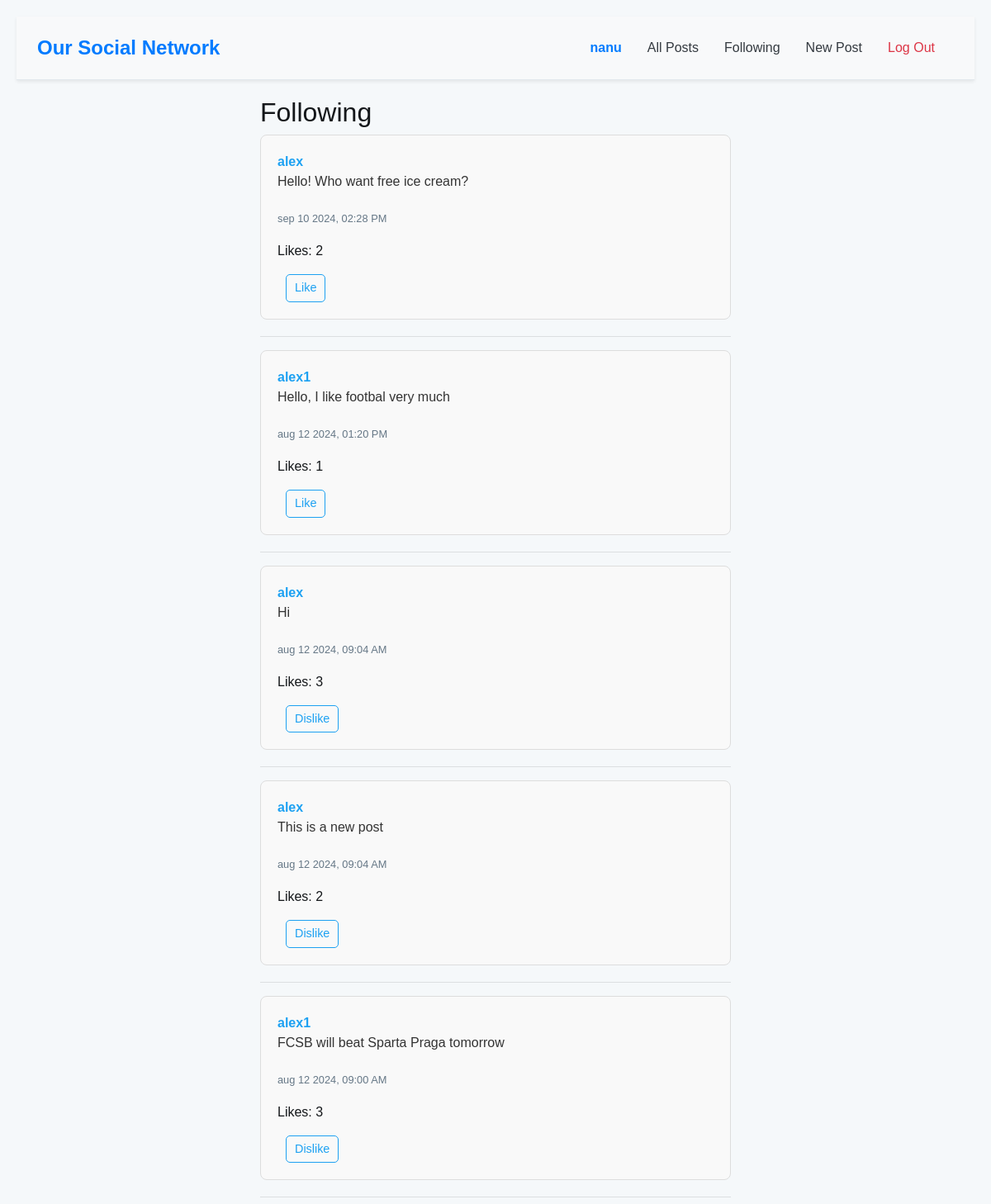
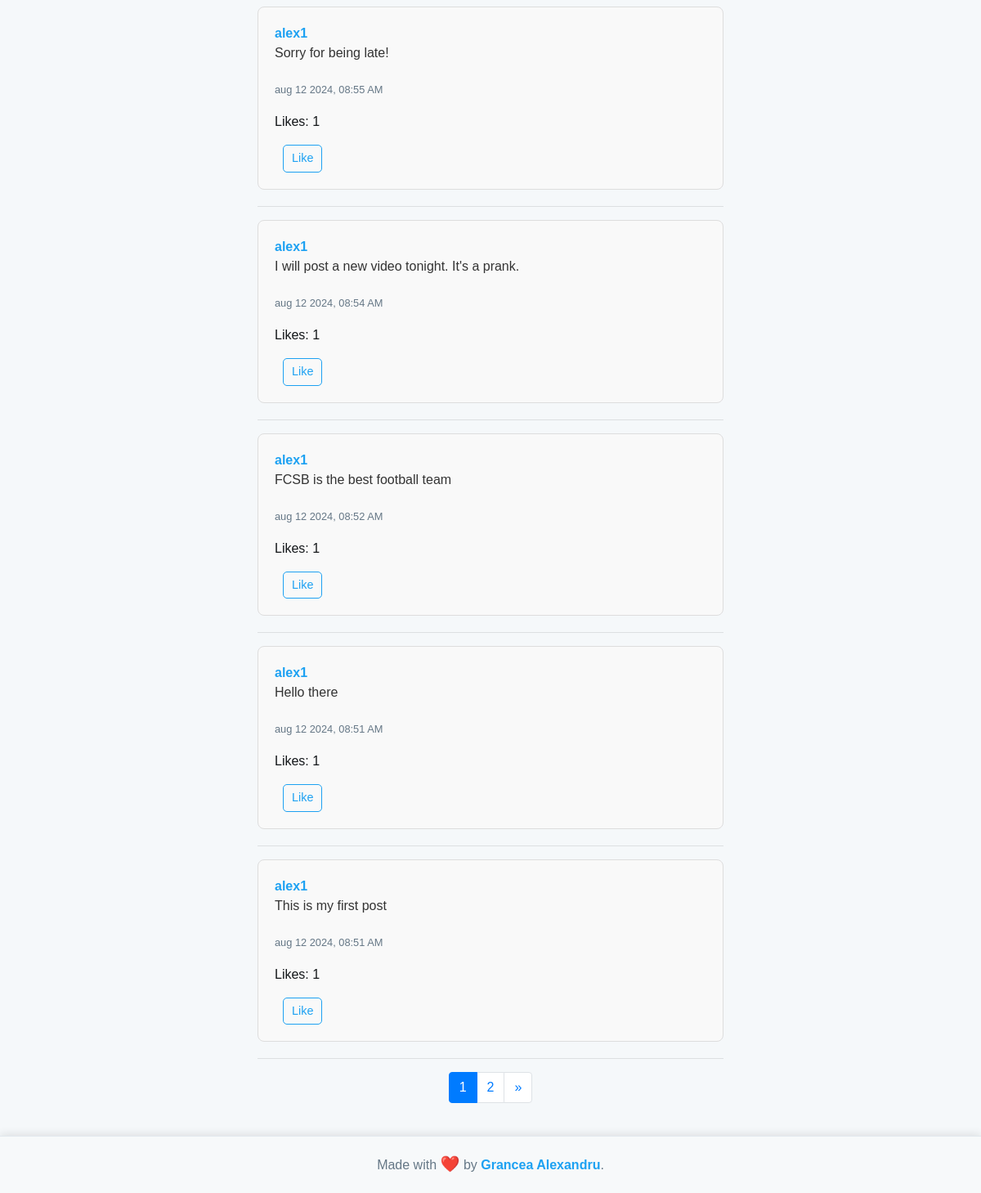
The app's page /following (signed in) with its own data (2 pictures, top to bottom).
### network/models.py (models this page shows, shortened)
class User(AbstractUser):
    followers = models.ManyToManyField("self", blank=True, symmetrical=False, related_name="following")

class Post(models.Model):
    user = models.ForeignKey(User, on_delete=models.CASCADE, related_name="posts")
    content = models.TextField(blank=True)
    timestamp = models.DateTimeField(auto_now_add=True)
    likes = models.ManyToManyField(User, related_name="liked_posts")

### network/views.py (the view)
# urls.py: path('following', views.following, name='following'),
@login_required
def following(request):
    user = request.user
    following = user.following.all()
    posts = Post.objects.filter(user__in=following).order_by('-timestamp')
    paginator = Paginator(posts, 10)
    page_number = request.GET.get('page')
    page_obj = paginator.get_page(page_number)
    return render(request, 'network/following.html', {
        'page_obj': page_obj
    })

### network/templates/network/following.html (shortened to what this page needs)
{% extends "network/layout.html" %}
{% block body %}
    <h2>Following</h2>
    {% for post in page_obj %}
        <div class="post" id="post-{{ post.id }}">
            <a href="{% url 'profile' post.user.username %}">{{ post.user }}</a>
            <p class="post-content">{{ post.content }}</p>
            <p><small>{{ post.timestamp|date:"b d Y, h:i A" }}</small></p>
            <p class="likes-count">Likes: {{ post.likes.count }}</p>
             {% if user.is_authenticated %}
                {% if request.user in post.likes.all %}
                    <button class="btn btn-sm btn-outline-primary like-btn" data-post-id="{{ post.id }}">Dislike</button>
                {% else %}
                    <button class="btn btn-sm btn-outline-primary like-btn" data-post-id="{{ post.id }}">Like</button>
                {% endif %}
            {% endif %}
        </div>
        <hr>
    {% endfor %}
    <nav aria-label="Page navigation">
        <ul class="pagination justify-content-center">
            {% for num in page_obj.paginator.page_range %}
                <li class="page-item {% if page_obj.number == num %}active{% endif %}">
                    <a class="page-link" href="?page={{ num }}">{{ num }}</a>
                </li>
            {% endfor %}
            {% if page_obj.has_next %}
                <li class="page-item">
                    <a class="page-link" href="?page={{ page_obj.next_page_number }}" aria-label="Next">
                        <span aria-hidden="true">&raquo;</span>
                    </a>
                </li>
            {% endif %}
        </ul>
    </nav>
{% endblock %}

### network/templates/network/layout.html (shortened to what this page needs)
{% load static %}
<!DOCTYPE html>
<html lang="en">
    <head>
        <link rel="stylesheet" href="https://stackpath.bootstrapcdn.com/bootstrap/4.4.1/css/bootstrap.min.css">
        <link href="{% static 'network/styles.css' %}" rel="stylesheet">
    </head>
    <body>
        <div class="main-content">
            <nav class="navbar navbar-expand-lg navbar-light bg-light shadow-sm">
                <div class="container">
                    <a class="navbar-brand font-weight-bold text-primary" href="#">Our Social Network</a>
                    <div class="collapse navbar-collapse" id="navbarNav">
                        <ul class="navbar-nav ml-auto">
                            {% if user.is_authenticated %}
                                <li class="nav-item">
                                    <a class="nav-link font-weight-bold text-primary" href="{% url 'profile' user.username %}">{{ user.username }}</a>
                                </li>
                            {% endif %}
                            <li class="nav-item">
                                <a class="nav-link text-dark" href="{% url 'index' %}">All Posts</a>
                            </li>
                            {% if user.is_authenticated %}
                                <li class="nav-item">
                                    <a class="nav-link text-dark" href="{% url 'following' %}">Following</a>
                                </li>
                                <li class="nav-item">
                                    <a class="nav-link text-dark" href="{% url 'new_post' %}">New Post</a>
                                </li>
                                <li class="nav-item">
                                    <a class="nav-link text-danger" href="{% url 'logout' %}">Log Out</a>
                                </li>
                            {% endif %}
                        </ul>
                    </div>
                </div>
            </nav>
            <div class="body">
                {% block body %}
                {% endblock %}
            </div>
        </div>
        <footer class="footer">
            Made with <span class="heart">❤️</span> by <a href="#">Grancea Alexandru</a>.
        </footer>
    </body>
</html>

### network/static/network/styles.css (style rules this page uses)
body { font-family: 'Arial', sans-serif; background-color: #f5f8fa; color: #14171a; margin: 0; padding: 0; }
html, body { height: 100%; margin: 0; display: flex; flex-direction: column; }
.main-content { flex: 1; padding: 20px; }
.navbar { background-color: #f8f9fa !important; padding: 15px 0; border-bottom: 1px solid #e1e8ed; }
.navbar-brand { font-size: 1.5rem; font-weight: bold; color: #007bff !important; }
.nav-item { margin-right: 15px; }
.nav-link { font-size: 1rem; color: #343a40 !important; }
.nav-link.text-danger { color: #dc3545 !important; }
.navbar .nav-link.font-weight-bold { color: #007bff !important; }
.body { max-width: 600px; margin: 20px auto; padding: 0 15px; }
.post { background-color: #ffffff; border: 1px solid #e1e8ed; border-radius: 8px; padding: 15px; margin-bottom: 15px; }
.post a { color: #1da1f2; font-weight: bold; text-decoration: none; }
.post p { font-size: 1rem; line-height: 1.5; }
.post small { color: #657786; }
a { color: #1da1f2; }
.footer { text-align: center; padding: 20px; background-color: #f7f9fa; border-top: 1px solid #e1e8ed; font-family: 'Arial', sans-serif; color: #657786; position: relative; box-shadow: 0 -2px 10px rgba(0, 0, 0, 0.1); width: 100%; margin-top: auto; }
.footer a { color: #1da1f2; text-decoration: none; font-weight: bold; }
.footer .heart { color: #e0245e; animation: heartbeat 1.5s infinite; font-size: 1.2em; }
.post { padding: 20px; margin-bottom: 20px; background-color: #f9f9f9; border: 1px solid #ddd; border-radius: 8px; position: relative; }
.post-content { font-size: 1.1em; margin-bottom: 20px; color: #333; }
.btn { margin-left: 10px; padding: 5px 10px; font-size: 0.9em; border-radius: 5px; cursor: pointer; }
.btn-outline-primary { border-color: #1da1f2; color: #1da1f2; }
.like-btn { margin-right: 18rem; }

### records on screen
User: username "nanu"
Post: user "alex", content "Hello! Who want free ice cream?", timestamp "sep 10 2024, 02:28 PM", likes.count "2"
Post: user "alex1", content "Hello, I like footbal very much", timestamp "aug 12 2024, 01:20 PM", likes.count "1"
Post: user "alex", content "Hi", timestamp "aug 12 2024, 09:04 AM", likes.count "3"
Post: user "alex", content "This is a new post", timestamp "aug 12 2024, 09:04 AM", likes.count "2"
Post: user "alex1", content "FCSB will beat Sparta Praga tomorrow", timestamp "aug 12 2024, 09:00 AM", likes.count "3"
Post: user "alex1", content "Sorry for being late!", timestamp "aug 12 2024, 08:55 AM", likes.count "1"
Post: user "alex1", content "I will post a new video tonight. It's a prank.", timestamp "aug 12 2024, 08:54 AM", likes.count "1"
Post: user "alex1", content "FCSB is the best football team", timestamp "aug 12 2024, 08:52 AM", likes.count "1"
Post: user "alex1", content "Hello there", timestamp "aug 12 2024, 08:51 AM", likes.count "1"
Post: user "alex1", content "This is my first post", timestamp "aug 12 2024, 08:51 AM", likes.count "1"

### other values on screen
{{ num }} "1" "2"
